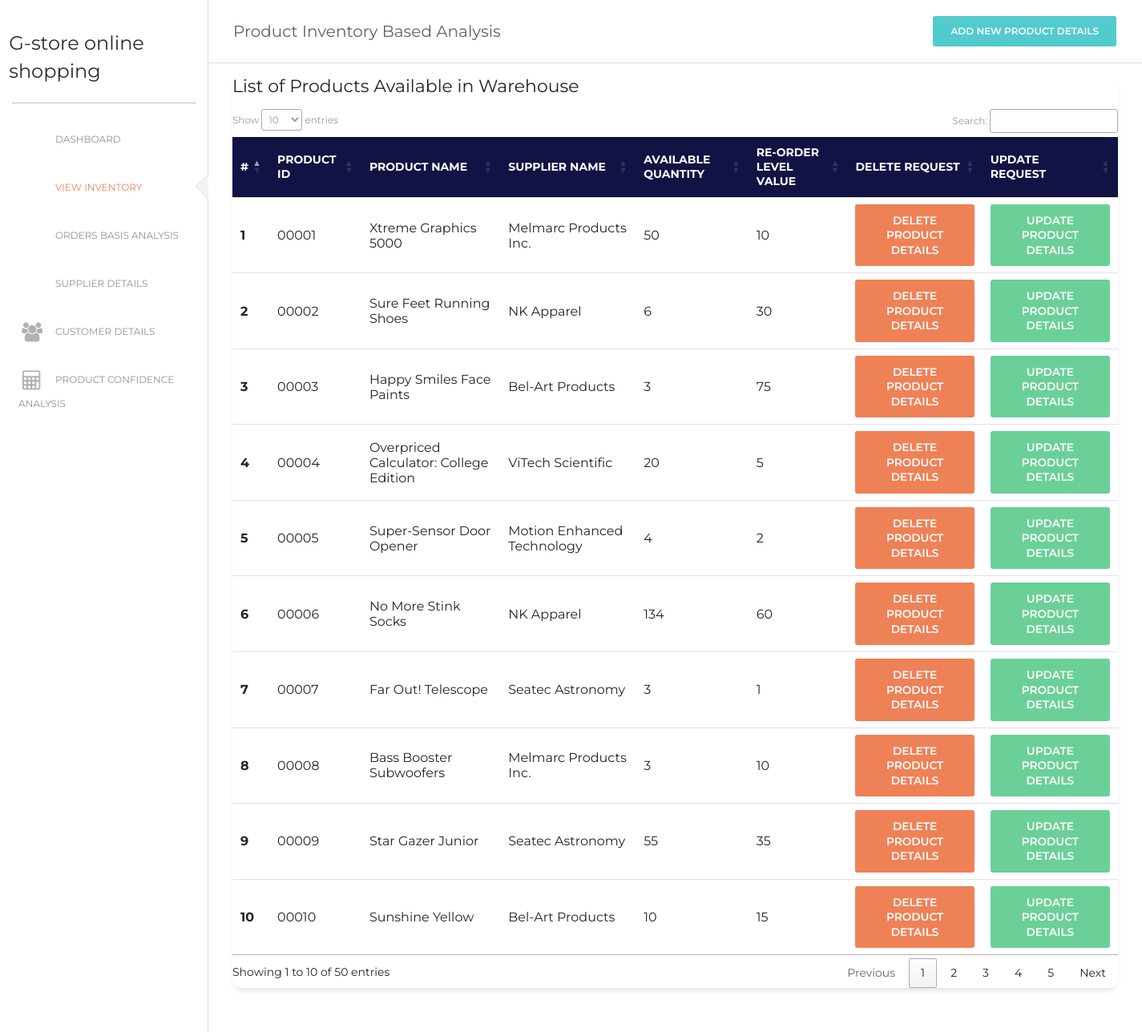
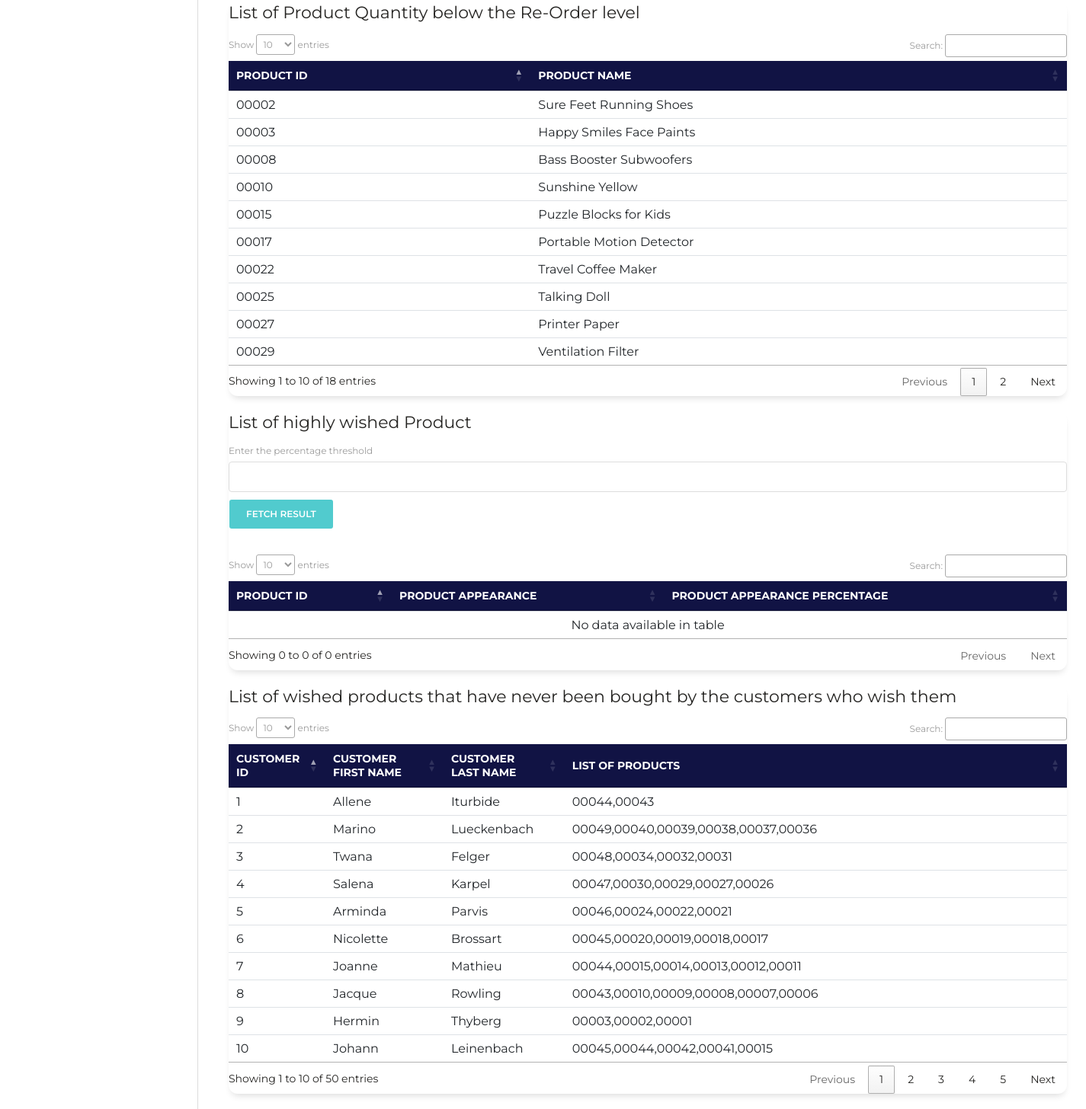
Page /Inventory_view.php on the committed database (2 pictures, top to bottom).
### tables this page shows
CREATE TABLE `Products` (
  `UPC` varchar(10) NOT NULL,
  `Pname` varchar(50) DEFAULT NULL,
  `Price` int(11) NOT NULL,
  `Sname` varchar(30) DEFAULT NULL,
  `amount` int(11) DEFAULT NULL,
  `reorderlevel` int(11) DEFAULT NULL
);

CREATE TABLE `Customer` (
  `CustomerID` int(11) NOT NULL,
  `Fname` varchar(15) NOT NULL,
  `Lname` varchar(15) NOT NULL,
  `Address` varchar(30) NOT NULL,
  `City` varchar(25) NOT NULL,
  `State` char(2) NOT NULL,
  `Zip` char(5) NOT NULL
);

### Inventory_view.php (the view, shortened to what this page needs)
<?php
$conn = OpenCon();
 ?>
<!doctype>
<html>
  <head>
      <link href="https://maxcdn.bootstrapcdn.com/font-awesome/latest/css/font-awesome.min.css" rel="stylesheet">
      <link href="./css/bootstrap.min.css" rel="stylesheet" />
      <link href="./css/dashboard.css?v=2.0.1" rel="stylesheet" />
      <link href="./css/main.css" rel="stylesheet" />
  <link rel="stylesheet" href="https://cdn.datatables.net/1.10.19/css/jquery.dataTables.min.css">
  </head>
  <body>
    <div class="wrapper ">
      <div class="sidebar" data-color="white" data-active-color="danger">
        <div class="logo">
            <div class="logo-image-small">
              <h4>G-store online shopping </h4>
            </div>
        </div>
        <div class="sidebar-wrapper">
            <ul class="nav">
                <li>
                  <a href="./Admin_panel.php">
                  <i class="nc-icon nc-bank"></i>
                  <p>Dashboard</p>
                </a>
                </li>
            <li class="active">
              <a href="./Inventory_view.php">
                <i class="nc-icon nc-app"></i>
                <p>View Inventory</p>
              </a>
            </li>
            <li>
              <a href="./order_analysis.php">
                <i class="nc-icon nc-bag-16"></i>
                <p>Orders basis Analysis</p>
              </a>
            </li>
            <li >
              <a href="./supplier_details.php">
                <i class="nc-icon nc-single-02"></i>
                <p>Supplier Details</p>
              </a>
            </li>
            <li >
              <a href="./customer_details.php">
                <i class="fa fa-users"></i>
                <p>Customer Details</p>
              </a>
            </li>
            <li>
              <a href="./confidence_analysis.php">
                <i class="fa fa-calculator"></i>
                <p>Product confidence analysis</p>
              </a>
            </li>
          </ul>
        </div>
        </div>
    <div class="main-panel">
      <nav class="navbar navbar-expand-lg navbar-absolute fixed-top navbar-transparent">
        <div class="container-fluid">
          <div class="navbar-wrapper">
            <a class="navbar-brand" href="javascript:;">Product Inventory Based Analysis </a>
          </div>
          <button type="button" class="btn btn-primary"  data-toggle='modal' data-target='#addproduct'> Add new Product Details</button>
      </nav>
      <div class="content" >
        <div class="row">
          <div class="col-lg-12" style="width:1100px">
            <div class="card ">
              <h5 class="card-title">List of Products Available in Warehouse</h5>
        <table class="table table-hover" id="product_details">
  <thead style="background-color:#111344;color:#fff">
    <tr>
      <th scope="col">#</th>
      <th scope="col">Product ID</th>
      <th scope="col">Product Name</th>
      <th scope="col">Supplier Name</th>
      <th scope="col">Available Quantity</th>
      <th scope="col">Re-order level value</th>
      <th scope="col">Delete Request</th>
      <th scope="col">update Request</th>
    </tr>
  </thead>
  <tbody>
    <?php
    $query = "select * from Products";
    $product_details = mysqli_query($conn,$query);
    if (mysqli_num_rows($product_details)>1)
    {
      $count=1;
      while($query_executed = mysqli_fetch_array($product_details))
      {
    ECHO "<tr>
            <th scope='row'>".$count."</th>
            <td>".$query_executed['UPC']."</td>
            <td>".$query_executed['Pname']."</td>
            <td>".$query_executed['Sname']."</td>
            <td>".$query_executed['amount']."</td>
            <td>".$query_executed['reorderlevel']."</td>
            <td>
            <button type='button' class='btn btn-danger' data-toggle='modal' data-target='#myModal".$count."'> delete product details</button>
  <div class='modal fade' id='myModal".$count."' role='dialog'>
          <a href='product_delete.php?UPC=".$query_executed['UPC']."'><button type='button' class='btn btn-primary'>Yes</button></a>
            </td>
            <td>
            <button type='button' class='btn btn-success' data-toggle='modal' data-target='#updatemodel".$count."'>update product details</button>
            <div class='modal fade' id='updatemodel".$count."' role='dialog'>
                          <input type='text' class='form-control' name='pname' value='".$query_executed['Pname']."'>
                            <input type='text' class='form-control' name='price' value=".$query_executed['Price'].">
                              <input type='text' class='form-control' name='Sname' value='".$query_executed['Sname']."'>
                                <input type='text' class='form-control' name='amount' value='".$query_executed['amount']."'>
                                  <input type='text' class='form-control' name='reorder' value='".$query_executed['reorderlevel']."'>
                    <button type='submit' class='btn btn-primary' name='update_details' value = '".$query_executed['UPC']."'>Yes</button>
          </div>
            </td>
          </tr>";
      $count+=1;
      }
    }
    else{
      echo "unable to Execute the query";
    }
     ?>
  </tbody>
</table>
</div>
        </div>
      </div>
    </div>
  </div>
</div>
  <div class="conatiner" style="position: relative;margin-top:  490px; margin-left:300px;width:1100px">
    <div class="row">
      <div class="col-lg-12">
        <div class="card">
          <h5 class="card-title">List of Product Quantity below the Re-Order level</h5>
          <table class="table table-hover" id="below_reorder_level">
          <thead style="background-color:#111344;color:#fff">
            <tr>
              <th scope="col">Product ID</th>
              <th scope="col">Product Name </th>
            </tr>
          </thead>
          <tbody>
            <?php
            $product_below_reorder = "SELECT UPC,Pname from Products where amount<=reorderlevel";
            $result = mysqli_query($conn,$product_below_reorder);
            if($result)
            {
              while($query_executed=mysqli_fetch_assoc($result))
              {
              echo '<tr>
                      <td>'.$query_executed['UPC'].'</td>
                      <td>'.$query_executed['Pname'].'</td>
              </tr>';
            }
            }
             ?>
          </tbody>
        </table>
        </div>
      </div>
    </div>
  </div>
  <div class="conatiner" style="position: relative;margin-left:300px;width:1100px">
    <div class="row">
      <div class="col-lg-12">
        <div class="card">
          <h5 class="card-title">List of highly wished Product </h5>
          <form action='Inventory_view.php' method='post'>
            <div class='form-group'>
              <label for='usr'>Enter the percentage threshold</label>
                <input type='number' class='form-control' name='threshold'>
                <button type='submit' class='btn btn-primary' name='high_wished'>Fetch result</button>
              </div>
            </form>
          <table class="table table-hover" id="high_wished_products">
          <thead style="background-color:#111344;color:#fff">
            <tr>
              <th scope="col">Product ID</th>
              <th scope="col">Product Appearance</th>
              <th scope="col">Product Appearance Percentage</th>
            </tr>
          </thead>
          <tbody>
          </tbody>
        </table>
        </div>
      </div>
    </div>
  </div>
    <div class="conatiner" style="position: relative;margin-left:300px;width:1100px">
      <div class="row">
        <div class="col-lg-12">
          <div class="card">
            <h5 class="card-title">List of wished products that have never been bought by the customers who wish them</h5>
            <table class="table table-hover" id="wished_products">
            <thead style="background-color:#111344;color:#fff">
              <tr>
                <th scope="col">Customer ID</th>
                <th scope="col">Customer First name</th>
                  <th scope="col">Customer Last name</th>
                <th scope="col">List of Products</th>
              </tr>
            </thead>
            <tbody>
              <?php
              $wished_products= "select CustomerID,Fname,Lname,GROUP_CONCAT(UPC) as products from Customer join ((select CustomerID,UPC from Wishes) except (select CustomerID,UPC from Orders join Contains using(OrderID))) as R1 using(CustomerID) group by CustomerID;";
              $result = mysqli_query($conn,$wished_products);
              if($result)
              {
                while($query_executed=mysqli_fetch_assoc($result))
                {
                echo '<tr>
                        <td>'.$query_executed['CustomerID'].'</td>
                        <td>'.$query_executed['Fname'].'</td>
                        <td>'.$query_executed['Lname'].'</td>
                        <td>'.$query_executed['products'].'</td>
                </tr>';
              }
              }
               ?>
            </tbody>
          </table>
          </div>
        </div>
      </div>
    </div>
  </body>
</html>

### Inventory_view.php (style rules this page uses)
.main-panel { background-color: #fff; }

### rows in the picture
products: UPC "00001", Pname "Xtreme Graphics 5000", Sname "Melmarc Products Inc.", amount "50", reorderlevel "10"
products: UPC "00002", Pname "Sure Feet Running Shoes", Sname "NK Apparel", amount "6", reorderlevel "30"
products: UPC "00003", Pname "Happy Smiles Face Paints", Sname "Bel-Art Products", amount "3", reorderlevel "75"
products: UPC "00004", Pname "Overpriced Calculator: College Edition", Sname "ViTech Scientific", amount "20", reorderlevel "5"
products: UPC "00005", Pname "Super-Sensor Door Opener", Sname "Motion Enhanced Technology", amount "4", reorderlevel "2"
products: UPC "00006", Pname "No More Stink Socks", Sname "NK Apparel", amount "134", reorderlevel "60"
products: UPC "00007", Pname "Far Out! Telescope", Sname "Seatec Astronomy", amount "3", reorderlevel "1"
products: UPC "00008", Pname "Bass Booster Subwoofers", Sname "Melmarc Products Inc.", amount "3", reorderlevel "10"
products: UPC "00009", Pname "Star Gazer Junior", Sname "Seatec Astronomy", amount "55", reorderlevel "35"
products: UPC "00010", Pname "Sunshine Yellow", Sname "Bel-Art Products", amount "10", reorderlevel "15"
products: UPC "00015", Pname "Puzzle Blocks for Kids"
products: UPC "00017", Pname "Portable Motion Detector"
products: UPC "00022", Pname "Travel Coffee Maker"
products: UPC "00025", Pname "Talking Doll"
products: UPC "00027", Pname "Printer Paper"
products: UPC "00029", Pname "Ventilation Filter"
customer: CustomerID "1", Fname "Allene", Lname "Iturbide", products "00044,00043"
customer: CustomerID "2", Fname "Marino", Lname "Lueckenbach", products "00049,00040,00039,00038,00037,00036"
customer: CustomerID "3", Fname "Twana", Lname "Felger", products "00048,00034,00032,00031"
customer: CustomerID "4", Fname "Salena", Lname "Karpel", products "00047,00030,00029,00027,00026"
customer: CustomerID "5", Fname "Arminda", Lname "Parvis", products "00046,00024,00022,00021"
customer: CustomerID "6", Fname "Nicolette", Lname "Brossart", products "00045,00020,00019,00018,00017"
customer: CustomerID "7", Fname "Joanne", Lname "Mathieu", products "00044,00015,00014,00013,00012,00011"
customer: CustomerID "8", Fname "Jacque", Lname "Rowling", products "00043,00010,00009,00008,00007,00006"
customer: CustomerID "9", Fname "Hermin", Lname "Thyberg", products "00003,00002,00001"
customer: CustomerID "10", Fname "Johann", Lname "Leinenbach", products "00045,00044,00042,00041,00015"
